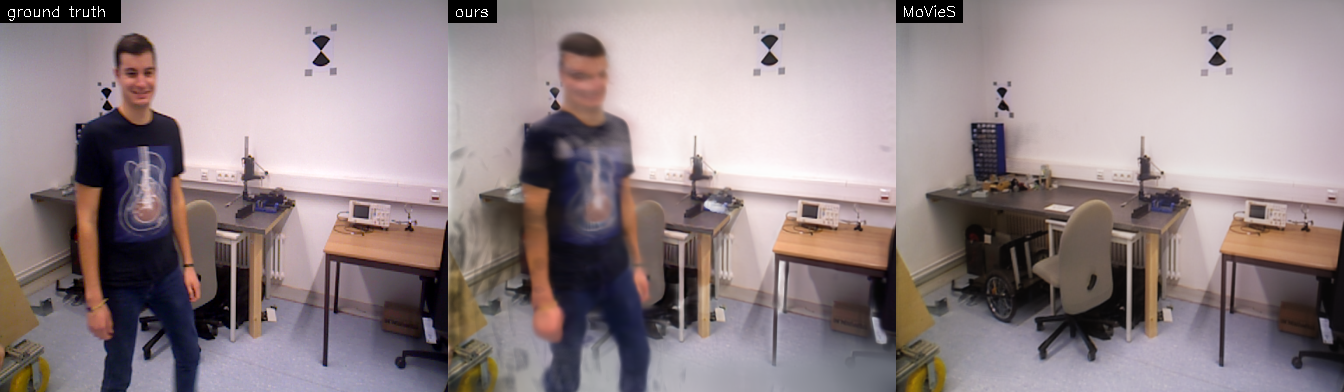
#> input picture BETTERthanMOVIES_fig_s2_s12/f00000.png, 1344 x 392 px
$ python scan_panel_brightness.py BETTERthanMOVIES_fig_s2_s12
#> lines starting #> are read from the running program, lines starting #| are printed output that depends on the picture
"""Find frames where one panel of a comparison figure is washed out or veiled.

WHY. A semi-transparent layer over the render (the "brown"/"grey veil" artefacts)
shifts a panel's mean luminance while leaving structure visible underneath, so it
is obvious to the eye and nearly invisible to PSNR averaged over a sequence. This
locates the affected frames so a probe can be aimed at them instead of guessing an
index, and says whether the problem is a handful of windows or the whole run.

Panels are assumed left-to-right as make_comparison_figure writes them:
    ground truth | run A | run B

Usage:
    python scan_panel_brightness.py cmp_synchronous2 [--panels 3] [--top 12]
"""
import argparse
import os

import numpy as np
from PIL import Image


def main():
    ap = argparse.ArgumentParser()
    ap.add_argument("dir")
    ap.add_argument("--panels", type=int, default=3)
    ap.add_argument("--top", type=int, default=12)
    args = ap.parse_args()

    names = sorted(n for n in os.listdir(args.dir) if n.endswith(".png"))
    if not names:
        raise SystemExit(f"no png in {args.dir}")

    rows = []
    for n in names:
        im = np.asarray(Image.open(os.path.join(args.dir, n)).convert("L"), dtype=np.float32)
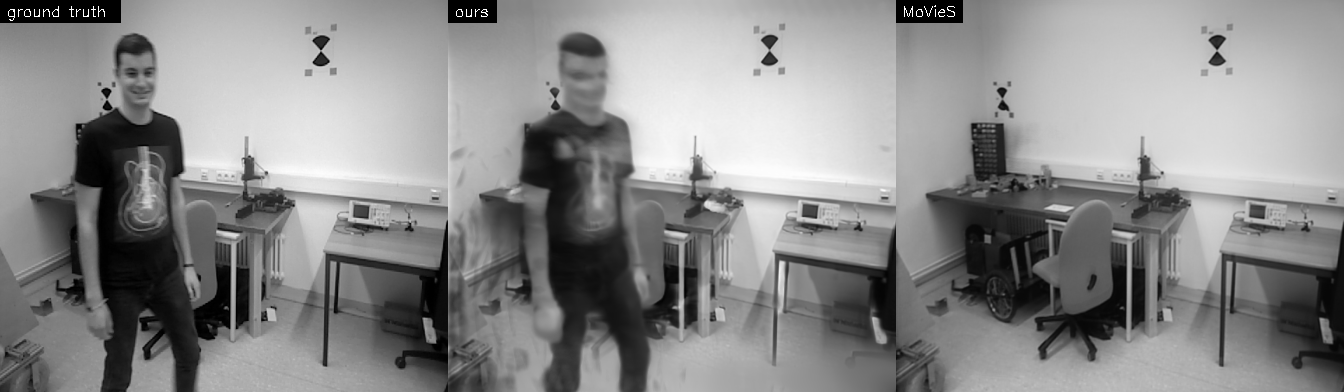
#> im: shape (392, 1344) float32; min 0, max 255, mean 138.8
        w = im.shape[1] // args.panels
#> w = 448
        means = [float(im[:, i * w:(i + 1) * w].mean()) for i in range(args.panels)]
#> means = [131.1, 144.6, 140.6]
        rows.append((n, means))
#> pass 2 of the loop in main, `for n in names:`:
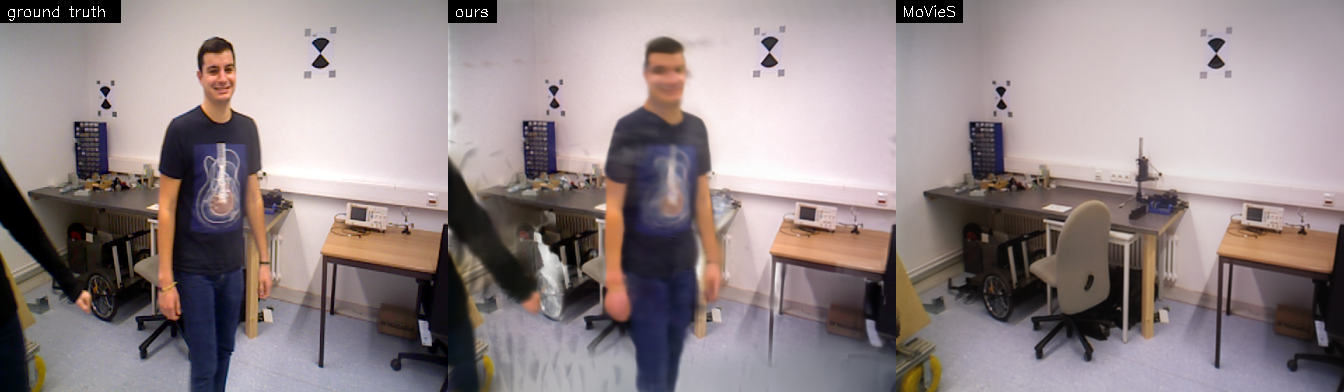
#> input picture BETTERthanMOVIES_fig_s2_s12/f00004.png, 1344 x 392 px
#> in main, `im = np.asarray(Image.open(os.path.join(args.dir, n)).convert("L"), dt..`:
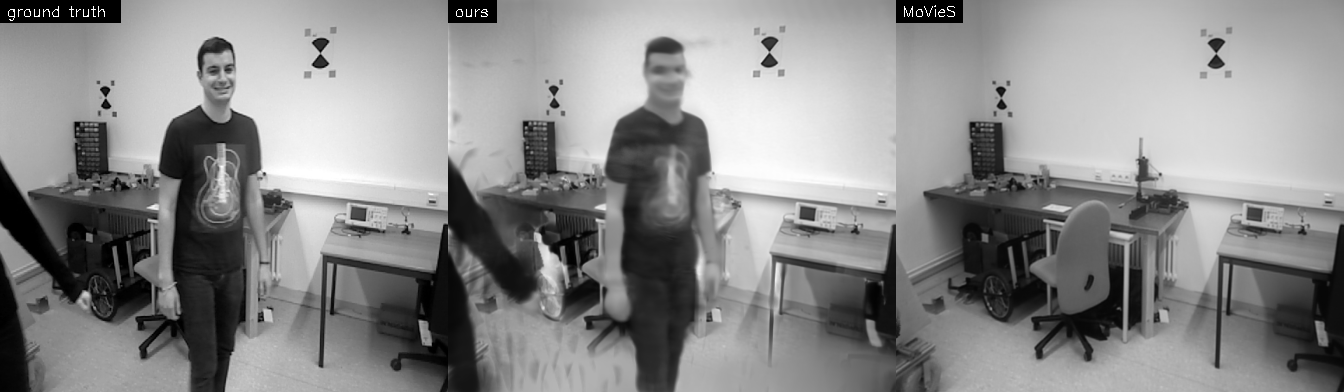
#> im: shape (392, 1344) float32; min 0, max 255, mean 138.4
#> means = [131.7, 142.9, 140.6]

    arr = np.array([m for _, m in rows])                      # [N, panels]
#> arr = [[131.1, 144.6, 140.6], [131.7, 142.9, 140.6]]
    print(f"{len(rows)} frames, mean luminance per panel (0-255):")
#| 2 frames, mean luminance per panel (0-255):
    for i in range(args.panels):
        lbl = ["ground truth", "run A", "run B"][i] if args.panels == 3 else f"panel {i}"
        print(f"  {lbl:14s} mean={arr[:, i].mean():6.2f}  min={arr[:, i].min():6.2f}  max={arr[:, i].max():6.2f}")
#> this loop made 3 passes
#|   ground truth   mean=131.38  min=131.07  max=131.70
#|   run A          mean=143.78  min=142.91  max=144.64
#|   run B          mean=140.60  min=140.57  max=140.62

    # A veil darkens (or washes out) one run relative to BOTH the GT and the other
    # run, so rank by how far B sits from GT compared with how far A sits from GT.
    if args.panels == 3:
        d_a = arr[:, 1] - arr[:, 0]
#> d_a = [13.58, 11.22]
        d_b = arr[:, 2] - arr[:, 0]
#> d_b = [9.5, 8.93]
        excess = np.abs(d_b) - np.abs(d_a)
#> excess = [-4.08, -2.29]
        print(f"\nB-vs-GT deviation minus A-vs-GT deviation: "
              f"mean={excess.mean():+.2f}, worse in {(excess > 0).mean() * 100:.0f}% of frames")
#| B-vs-GT deviation minus A-vs-GT deviation: mean=-3.18, worse in 0% of frames
        order = np.argsort(-excess)[:args.top]
#> order = [1, 0]
        print(f"\nworst {len(order)} frames for run B:")
#| worst 2 frames for run B:
        print(f"  {'frame':18s} {'GT':>7s} {'A':>7s} {'B':>7s} {'B-GT':>8s} {'A-GT':>8s}")
        for i in order:
            n = rows[i][0]
            print(f"  {n:18s} {arr[i,0]:7.2f} {arr[i,1]:7.2f} {arr[i,2]:7.2f} "
                  f"{d_b[i]:+8.2f} {d_a[i]:+8.2f}")
#> this loop made 2 passes
#> n on pass 1: 'f00004.png'
#> (i, n) on pass 2: (0, 'f00000.png')
#|   f00004.png          131.70  142.91  140.62    +8.93   +11.22
#|   f00000.png          131.07  144.64  140.57    +9.50   +13.58


if __name__ == "__main__":
    main()
